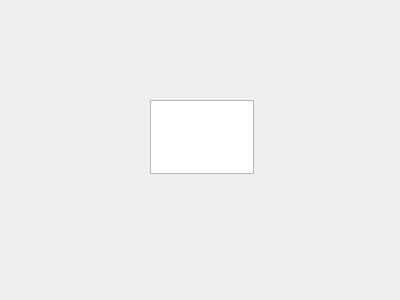
<?xml version="1.0" encoding="UTF-8"?>
<ui version="4.0">
 <class>Widget</class>
 <widget class="QWidget" name="Widget">
  <property name="geometry">
   <rect>
    <x>0</x>
    <y>0</y>
    <width>400</width>
    <height>300</height>
   </rect>
  </property>
  <property name="windowTitle">
   <string>Widget</string>
  </property>
  <widget class="QTextEdit" name="textEdit">
   <property name="geometry">
    <rect>
     <x>150</x>
     <y>100</y>
     <width>104</width>
     <height>74</height>
    </rect>
   </property>
  </widget>
 </widget>
 <layoutdefault spacing="6" margin="11"/>
 <resources/>
 <connections/>
</ui>
